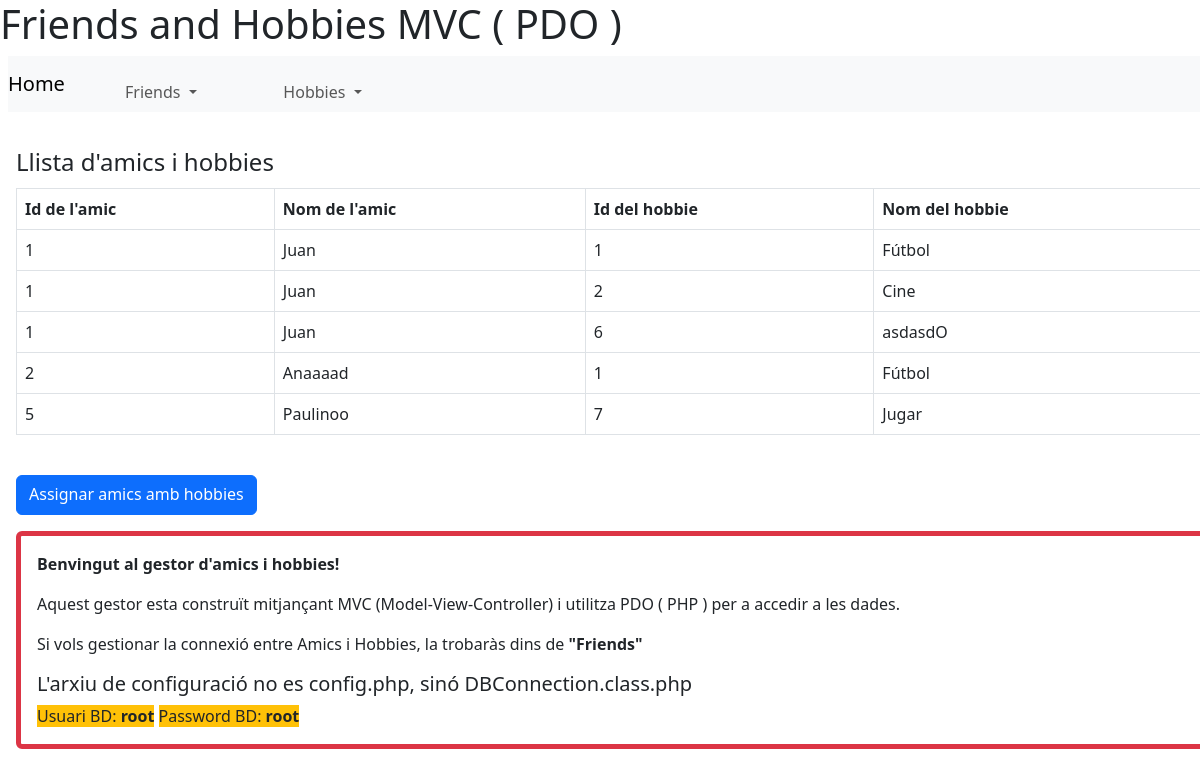
The page /friends_hobbies_PROJECT/index.php?menu=friends&option=friends_hobbies on the database its author committed.
### tables this page shows
CREATE TABLE `friends` (
  `id` int(11) NOT NULL,
  `friend` varchar(100) DEFAULT NULL
);

CREATE TABLE `hobbies` (
  `id` int(11) NOT NULL,
  `hobbie` varchar(100) DEFAULT NULL
);

### friends_hobbies_PROJECT/model/Friend_and_Hobbie.class.php (called while the page is built, shortened)
<?php
class Friend_and_Hobbie {
        private $friend_id;
        private $friend_name;
        private $hobby_id;
        private $hobby_name;
        public function __construct($friend_id, $friend_name, $hobby_id, $hobby_name) {
            $this->friend_id = $friend_id;
            $this->friend_name = $friend_name;
            $this->hobby_id = $hobby_id;
            $this->hobby_name = $hobby_name;
        }
    public function getFriendId() {
        return $this->friend_id;
    }
    public function getFriendName() {
        return $this->friend_name;
    }
    public function getHobbyId() {
        return $this->hobby_id;
    }
    public function getHobbyName() {
        return $this->hobby_name;
    }
}
?>

### friends_hobbies_PROJECT/model/persist/DBConnection.class.php (called while the page is built)
<?php
class DBConnection
{
    private $dsn = "mysql:host=127.0.0.1;port=3306;dbname=myfriends";
    private $user = "root";
    private $password = "root";
    private $dbh;
    private function connect()
    {
        $flag = true;
        try {
            $this->dbh = new PDO($this->dsn, $this->user, $this->password);
        } catch (PDOException $e) {
            $flag = false;
            echo "Error de conexió a la base de dades: " . $e->getMessage();
        }
        return $flag;
    }
    private function disconnect()
    {
        $this->dbh = null;
    }
    public function myQuery($sql, $vector)
    {
        $sentencia = null;
        if ($this->connect()) {
            try {
                $sentencia = $this->dbh->prepare($sql);
            } catch (PDOException $e) {
                echo "Error de conexió al fer la consulta a la base de dades: " . $e->getMessage();
            }
            if ($sentencia->execute($vector) != false) {
                $this->disconnect();
            }
        }
        return $sentencia;
    }
}

### friends_hobbies_PROJECT/model/persist/FriendsDAO.class.php (called while the page is built, shortened)
<?php
require_once "model/persist/DBConnection.class.php";
require_once "model/Friend_and_Hobbie.class.php";
class FriendsDAO {
    private $dbConnection;
    public function __construct() {
        $this->dbConnection = new DBConnection();
    }
    public function listAllFriendsHobbies() {
        $sql = "SELECT f.id AS friend_id, f.friend AS friend_name, h.id AS hobby_id, h.hobbie AS hobby_name
        FROM friends f JOIN friend_hobbies fh ON f.id = fh.friend_id JOIN hobbies h ON fh.hobbie_id = h.id
        ORDER BY f.id ASC;";
        $result = $this->dbConnection->myQuery($sql, []);
        if ($result) {
            $rows = $result->fetchAll(PDO::FETCH_ASSOC);
            foreach ($rows as $row) {
                $friends_and_hobbies[] = new Friend_and_Hobbie(
                    $row['friend_id'],
                    $row['friend_name'],
                    $row['hobby_id'],
                    $row['hobby_name']
                );
            }
        }
        return $friends_and_hobbies;
    }
}
    ?>

### friends_hobbies_PROJECT/view/form/FriendHobbieList.php (the view)
<nav class="ms-3 mt-3">
<div id="content">
    <fieldset>
        <legend>Llista d'amics i hobbies</legend>
        <?php
            if (isset($content)) {
                echo <<<EOT
                    <table class="table table-bordered">
                        <tr>
                            <th>Id de l'amic </th>
                            <th>Nom de l'amic</th>
                            <th>Id del hobbie</th>
                            <th>Nom del hobbie</th>
                        </tr>
EOT;
                foreach ($content as $friend) {
                    echo <<<EOT
                        <tr>
                            <td>{$friend->getFriendId()}</td>
                            <td>{$friend->getFriendName()}</td>
                            <td>{$friend->getHobbyId()}</td>
                            <td>{$friend->getHobbyName()}</td>
EOT;
                }
                echo <<<EOT
                    </table>
EOT;
            }
            else {
                echo "<p>No s'han trobat amics amb hobbies.</p>";
            }
        ?>
    </fieldset><br>
    <li><a href="index.php?menu=friends&option=form_assign" class="btn btn-primary">Assignar amics amb hobbies</a></li>
</div>
</nav>

### friends_hobbies_PROJECT/index.php (shortened to what this page needs)
<?php
require_once "controller/MainController.class.php";
?>
<!DOCTYPE html>
<html lang="en">
    <head>
        <link rel="stylesheet" href="<?=PATH_CSS?>header.css">
        <link rel="stylesheet" href="<?=PATH_CSS?>body.css">
    </head>
    <body>
        <div id="page">
            <header>
                <h1>Friends and Hobbies MVC ( PDO )</h1>
            </header>
            <?php
                $controlMain=new MainController();
                $controlMain->processRequest();
            ?>
        </div>
        <nav class="ms-3 me-5 mt-3 border border-5 border-danger p-3 rounded">
        <article>
                <p><strong>Benvingut al gestor d'amics i hobbies!</strong></p>
                <p>Aquest gestor esta construït mitjançant MVC (Model-View-Controller) i utilitza PDO ( PHP ) per a accedir a les dades.</p>
                <p>Si vols gestionar la connexió entre Amics i Hobbies, la trobaràs dins de <strong>"Friends"</strong></p>
            </article>
            <h5>L'arxiu de configuració no es config.php, sinó DBConnection.class.php</h5>
            <p class="bg-warning" style="display: inline">Usuari BD: <strong>root</strong></p>
            <p class="bg-warning" style="display: inline">Password BD: <strong>root</strong></p>
        </nav>
    </body>
</html>

### friends_hobbies_PROJECT/controller/MainController.class.php (shortened to what this page needs)
<?php
class MainController {
    public function processRequest() {
        if(isset($_GET["menu"])){
            $request=$_GET["menu"];
        }
        else {
            $request=NULL;
        }
        switch($request){
            case "friends":
                $controlFriends=new FriendsController();
                $controlFriends->processRequest();
                break;
        }
    }
}
?>

### friends_hobbies_PROJECT/controller/FriendsController.php (shortened to what this page needs)
<?php
require_once "view/FriendsView.class.php";
require_once "model/persist/FriendsDAO.class.php";
require_once "model/Friend_and_Hobbie.class.php";
class FriendsController {
    private $view;
    private $model;
    public function __construct() {
        $this->view=new FriendsView();
        $this->model=new FriendsDAO();
    }
    public function processRequest() {
        $request=isset($_POST["action"])?$_POST["action"]:NULL;
        if(isset($_POST["action"])){
            $request=$_POST["action"];
        }else if(isset($_GET["option"])){
            $request=$_GET["option"];
        }
        switch ($request) {
            case "friends_hobbies":
                $this->friends_hobbies();
                break;
        }
    }
    public function friends_hobbies() {
        $friends_and_hobbies = $this->model->listAllFriendsHobbies();
        $this->view->display("view/form/FriendHobbieList.php", $friends_and_hobbies);
    }
}
?>

### friends_hobbies_PROJECT/view/FriendsView.class.php (shortened to what this page needs)
<?php
class FriendsView {
    public function display($template=NULL, $content=NULL) {
       if (!empty($template)) {
            include($template);
        }
    }
}

### basic_mvc/view/css/header.css (style rules this page uses)
header { float: left; width: 100%; line-height: 0em; }
nav { float: left; width: 100%; }
ul { list-style-type: none; margin: 0; padding: 0; }
li { float: left; display: inline-block; }
li a { background: black; color: white; display: block; min-width: 10em; height: 2.5em; text-align: center; line-height: 2.5em; text-decoration: none; margin-right: 0.1em; }

### basic_mvc/view/css/body.css (style rules this page uses)
#content { width: 100%; float: left; margin-top: 1em; }
table, th, tr, td { border: 0.1em solid black; border-collapse: collapse; }

### rows shown on the page
friends: id "1", friend "Juan", hobbies.id "1", hobbies.hobbie "Fútbol", hobbies.id "2", hobbies.hobbie "Cine", hobbies.id "6", hobbies.hobbie "asdasdO"
friends: id "2", friend "Anaaaad", hobbies.id "1", hobbies.hobbie "Fútbol"
friends: id "5", friend "Paulinoo", hobbies.id "7", hobbies.hobbie "Jugar"
